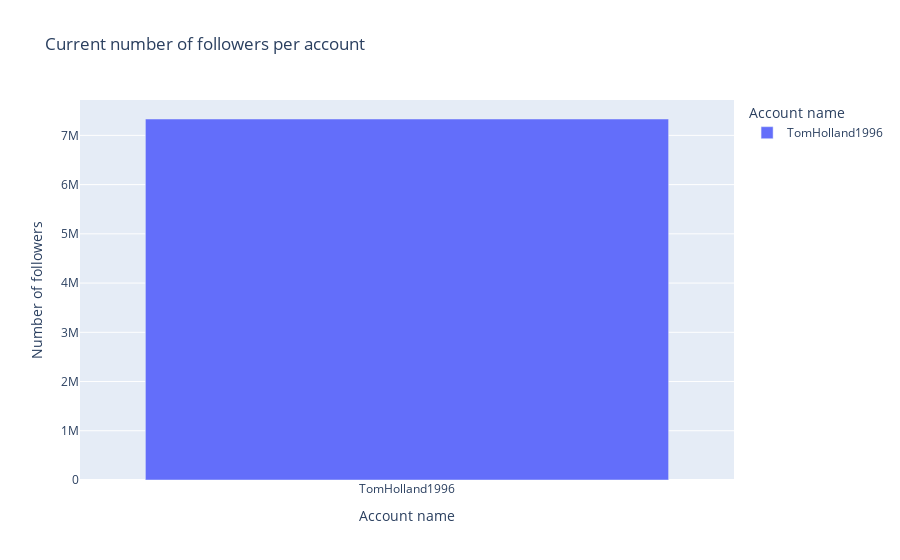

Source (notebook cell):
### Markdown cell above
### Information about account

### Code cell
followers_count_bar_graph = px.bar(
    account_df,
    x='screen_name',
    y='followers_count',
    labels={
        'screen_name': 'Account name',
        'followers_count': 'Number of followers'
    },
    title='Current number of followers per account',
    hover_data=['followers_count','created_at'],
    color='screen_name'
)

followers_count_bar_graph.show()

### Figure 1 — Plotly figure (JSON) as saved in the notebook; plotly's stock layout.template omitted (floating-point values rounded to 4 significant figures)
{"data": [{"alignmentgroup": "True", "customdata": [["2012-07-01T18:29:25"]], "hovertemplate": "Account name=%{x}<br>Number of followers=%{y}<br>created_at=%{customdata[0]}<extra></extra>", "legendgroup": "TomHolland1996", "marker": {"color": "#636efa", "pattern": {"shape": ""}}, "name": "TomHolland1996", "offsetgroup": "TomHolland1996", "orientation": "v", "showlegend": true, "textposition": "auto", "type": "bar", "x": ["TomHolland1996"], "xaxis": "x", "y": [7332313], "yaxis": "y"}], "layout": {"barmode": "relative", "legend": {"title": {"text": "Account name"}, "tracegroupgap": 0}, "title": {"text": "Current number of followers per account"}, "xaxis": {"anchor": "y", "categoryarray": ["TomHolland1996"], "categoryorder": "array", "domain": [0, 1], "title": {"text": "Account name"}}, "yaxis": {"anchor": "x", "domain": [0, 1], "title": {"text": "Number of followers"}}}}
